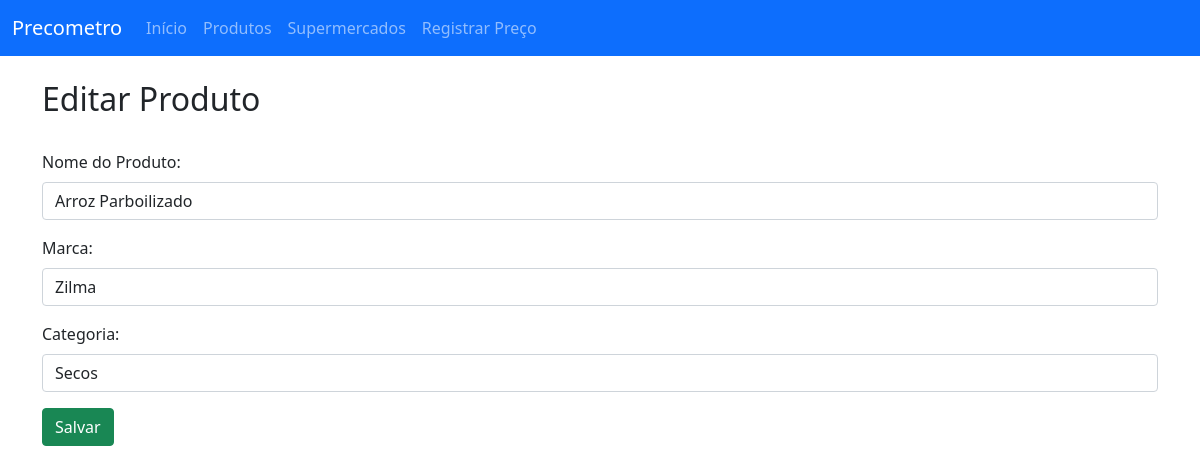
The page /produto/editar/4/ on the database as committed earlier.
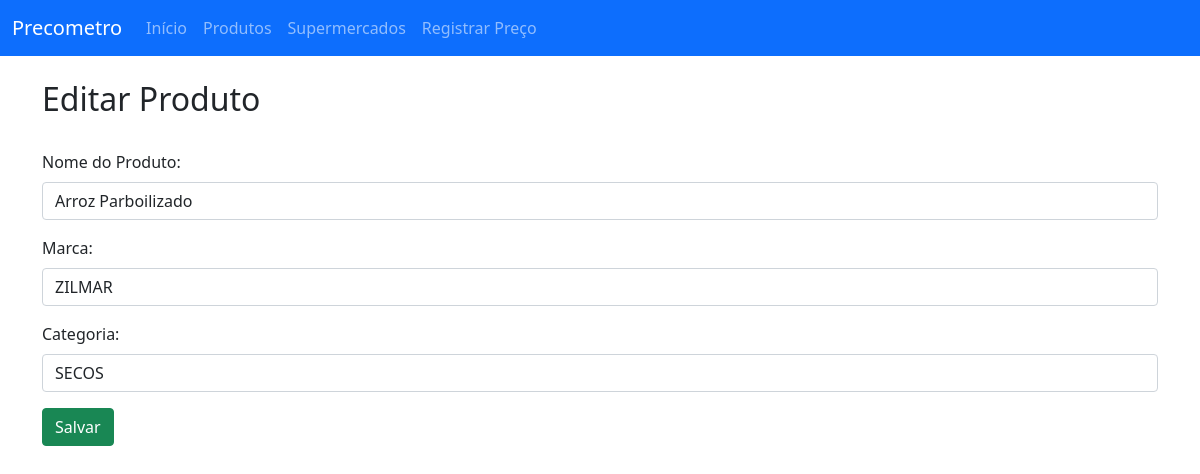
The same page on the database as committed later.
### app/models.py (models this page shows, shortened)
class Produto(models.Model):
    nome = models.CharField(max_length=100)
    marca = models.CharField(max_length=50, blank=True, null=True)
    categoria = models.CharField(max_length=50, blank=True, null=True)

### app/views.py (the view, shortened to what this page needs)
# urls.py: path('produto/editar/<int:pk>/', produto_edit, name='produto_edit'),
def produto_edit(request, pk):
    if pk:
        produto = Produto.objects.get(pk=pk)
    else:
        produto = None
    return render(request, 'produto_form.html', {'produto': produto})

### template/produto_form.html (shortened to what this page needs)
{% extends "menu.html" %}
{% load static %}
{% block body %}
<div class="container">
    <h2>{% if produto %}Editar{% else %}Cadastrar{% endif %} Produto</h2>
    <br>
    <form method="POST" action="">
        <div class="mb-3">
            <label class="form-label">Nome do Produto:</label>
            <input type="text" name="nome" class="form-control" required value="{{ produto.nome|default:'' }}" placeholder="Ex: Arroz Parboilizado 5kg">
        </div>
        <div class="mb-3">
            <label class="form-label">Marca:</label>
            <input type="text" name="marca" class="form-control" value="{{ produto.marca|default:'' }}" placeholder="Ex: Camil (Opcional)">
        </div>
        <div class="mb-3">
            <label class="form-label">Categoria:</label>
            <input type="text" name="categoria" class="form-control" value="{{ produto.categoria|default:'' }}" placeholder="Ex: Cereais (Opcional)">
        </div>
        <button type="submit" class="btn btn-success">Salvar</button>
    </form>
</div>
{% endblock %}

Rows that differ between the two databases and show on the page:
changed Produto "Arroz Parboilizado": marca "Zilma" → "ZILMAR"; categoria "Secos" → "SECOS"
